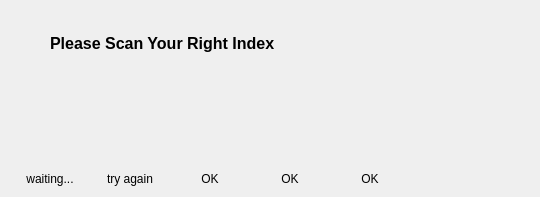
      <widget class="QWidget" name="scanTab">
       <attribute name="title">
        <string>Scan/Verify</string>
       </attribute>
       <widget class="QLabel" name="animationLabel">
        <property name="geometry">
         <rect>
          <x>430</x>
          <y>84</y>
          <width>40</width>
          <height>71</height>
         </rect>
        </property>
       </widget>
       <widget class="QLabel" name="fingerprintLabel1">
        <property name="geometry">
         <rect>
          <x>30</x>
          <y>89</y>
          <width>44</width>
          <height>60</height>
         </rect>
        </property>
        <property name="text">
         <string/>
        </property>
        <property name="pixmap">
         <pixmap resource="GUI-res.qrc">:/new/prefix1/res/Fingerprint.png</pixmap>
        </property>
       </widget>
       <widget class="QLabel" name="fingerprintLabel2">
        <property name="geometry">
         <rect>
          <x>110</x>
          <y>89</y>
          <width>44</width>
          <height>60</height>
         </rect>
        </property>
        <property name="text">
         <string/>
        </property>
        <property name="pixmap">
         <pixmap resource="GUI-res.qrc">:/new/prefix1/res/Fingerprint.png</pixmap>
        </property>
       </widget>
       <widget class="QLabel" name="fingerprintLabel3">
        <property name="geometry">
         <rect>
          <x>190</x>
          <y>89</y>
          <width>44</width>
          <height>60</height>
         </rect>
        </property>
        <property name="text">
         <string/>
        </property>
        <property name="pixmap">
         <pixmap resource="GUI-res.qrc">:/new/prefix1/res/Fingerprint.png</pixmap>
        </property>
       </widget>
       <widget class="QLabel" name="acquireLabel">
        <property name="geometry">
         <rect>
          <x>50</x>
          <y>30</y>
          <width>481</width>
          <height>26</height>
         </rect>
        </property>
        <property name="font">
         <font>
          <pointsize>12</pointsize>
          <weight>75</weight>
          <bold>true</bold>
         </font>
        </property>
        <property name="text">
         <string>Please Scan Your Right Index</string>
        </property>
       </widget>
       <widget class="QLabel" name="fpStatusLabel1">
        <property name="geometry">
         <rect>
          <x>0</x>
          <y>170</y>
          <width>100</width>
          <height>18</height>
         </rect>
        </property>
        <property name="text">
         <string>waiting...</string>
        </property>
        <property name="alignment">
         <set>Qt::AlignCenter</set>
        </property>
       </widget>
       <widget class="QLabel" name="fpStatusLabel2">
        <property name="geometry">
         <rect>
          <x>80</x>
          <y>170</y>
          <width>100</width>
          <height>18</height>
         </rect>
        </property>
        <property name="text">
         <string>try again</string>
        </property>
        <property name="alignment">
         <set>Qt::AlignCenter</set>
        </property>
       </widget>
       <widget class="QLabel" name="fpStatusLabel3">
        <property name="geometry">
         <rect>
          <x>160</x>
          <y>170</y>
          <width>100</width>
          <height>18</height>
         </rect>
        </property>
        <property name="text">
         <string>OK</string>
        </property>
        <property name="alignment">
         <set>Qt::AlignCenter</set>
        </property>
       </widget>
       <widget class="QLabel" name="fpResultLabel1">
        <property name="geometry">
         <rect>
          <x>43</x>
          <y>145</y>
          <width>20</width>
          <height>20</height>
         </rect>
        </property>
        <property name="text">
         <string/>
        </property>
        <property name="pixmap">
         <pixmap resource="GUI-res.qrc">:/new/prefix1/res/fp-error.png</pixmap>
        </property>
       </widget>
       <widget class="QLabel" name="fpResultLabel2">
        <property name="geometry">
         <rect>
          <x>123</x>
          <y>145</y>
          <width>20</width>
          <height>20</height>
         </rect>
        </property>
        <property name="text">
         <string/>
        </property>
        <property name="pixmap">
         <pixmap resource="GUI-res.qrc">:/new/prefix1/res/fp-error.png</pixmap>
        </property>
       </widget>
       <widget class="QLabel" name="fpResultLabel3">
        <property name="geometry">
         <rect>
          <x>203</x>
          <y>145</y>
          <width>20</width>
          <height>20</height>
         </rect>
        </property>
        <property name="text">
         <string/>
        </property>
        <property name="pixmap">
         <pixmap resource="GUI-res.qrc">:/new/prefix1/res/fp-error.png</pixmap>
        </property>
       </widget>
       <widget class="QLabel" name="fingerprintLabel4">
        <property name="geometry">
         <rect>
          <x>270</x>
          <y>89</y>
          <width>44</width>
          <height>60</height>
         </rect>
        </property>
        <property name="text">
         <string/>
        </property>
        <property name="pixmap">
         <pixmap resource="GUI-res.qrc">:/new/prefix1/res/Fingerprint.png</pixmap>
        </property>
       </widget>
       <widget class="QLabel" name="fingerprintLabel5">
        <property name="geometry">
         <rect>
          <x>350</x>
          <y>89</y>
          <width>44</width>
          <height>60</height>
         </rect>
        </property>
        <property name="text">
         <string/>
        </property>
        <property name="pixmap">
         <pixmap resource="GUI-res.qrc">:/new/prefix1/res/Fingerprint.png</pixmap>
        </property>
       </widget>
       <widget class="QLabel" name="fpStatusLabel4">
        <property name="geometry">
         <rect>
          <x>240</x>
          <y>170</y>
          <width>100</width>
          <height>18</height>
         </rect>
        </property>
        <property name="text">
         <string>OK</string>
        </property>
        <property name="alignment">
         <set>Qt::AlignCenter</set>
        </property>
       </widget>
       <widget class="QLabel" name="fpStatusLabel5">
        <property name="geometry">
         <rect>
          <x>320</x>
          <y>170</y>
          <width>100</width>
          <height>18</height>
         </rect>
        </property>
        <property name="text">
         <string>OK</string>
        </property>
        <property name="alignment">
         <set>Qt::AlignCenter</set>
        </property>
       </widget>
       <widget class="QLabel" name="fpResultLabel5">
        <property name="geometry">
         <rect>
          <x>363</x>
          <y>145</y>
          <width>20</width>
          <height>20</height>
         </rect>
        </property>
        <property name="text">
         <string/>
        </property>
        <property name="pixmap">
         <pixmap resource="GUI-res.qrc">:/new/prefix1/res/fp-error.png</pixmap>
        </property>
       </widget>
       <widget class="QLabel" name="fpResultLabel4">
        <property name="geometry">
         <rect>
          <x>283</x>
          <y>145</y>
          <width>20</width>
          <height>20</height>
         </rect>
        </property>
        <property name="text">
         <string/>
        </property>
        <property name="pixmap">
         <pixmap resource="GUI-res.qrc">:/new/prefix1/res/fp-error.png</pixmap>
        </property>
       </widget>
      </widget>
